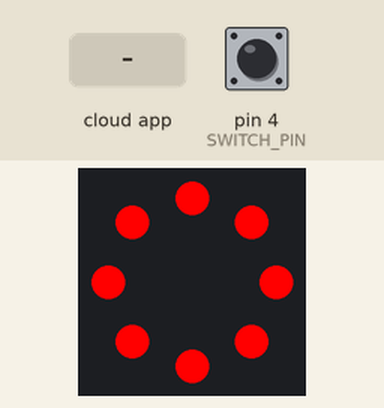
A sketch run on a simulated Arduino Uno, built with avr-gcc and run on an emulated ATmega328P. Parts: 8 RGB LEDs in a ring, first at the top, clockwise. The inputs (shaded band) are chosen by the test bench; at power-on: pin 4 (SWITCH_PIN) HIGH. The ROS host is connected and sends only what is stated.

Above: at 2.2 s.
2.3 s: pin 4 (SWITCH_PIN) pulled LOW for 0.15 s
At 2.41 s:
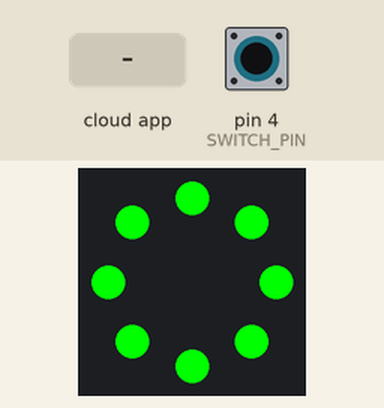
3.9 s: the phone or cloud app sets toggle_led_state to MOVE2WAIT
At 3.94 s:
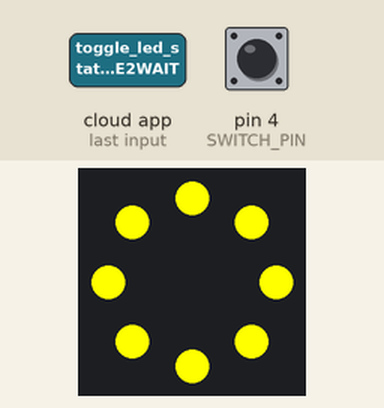
5.4 s: pin 4 (SWITCH_PIN) pulled LOW for 3.2 s
At 6.5 s:
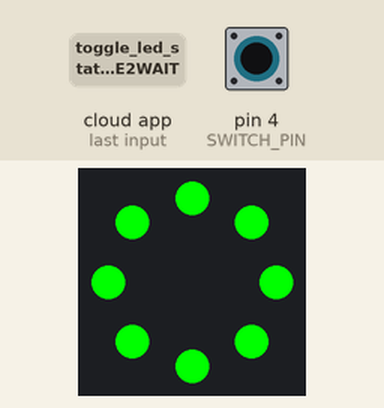
Timing chart, 0 to 10.1 s (numbered marks = the images above; inputs shaded):
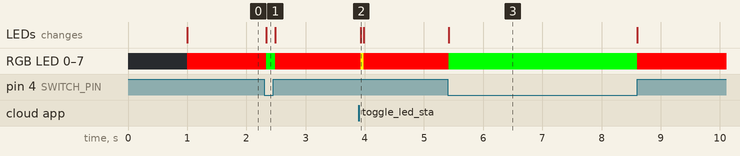

The sketch:

arduino_wall.ino
```cpp
#include "/home/yuyaletsnote/catkin_ws/src/fcsc_toilet/cleaning_toilet/firmware/arduino.hpp"
#include <Adafruit_NeoPixel.h>

//// pin assign setting ////
#define SWITCH_PIN 4
#define LED_DATA_PIN 6
#define NUMPIXELS 8

//// init variable ////
std_msgs::Bool switch_state;

//// LED ////
Adafruit_NeoPixel pixels(NUMPIXELS, LED_DATA_PIN, NEO_GRB + NEO_KHZ800);
void messageCb(const std_msgs::String& toggle_msg);

//// ros /////
ros::NodeHandle nh;
ros::Publisher pub_switch_state("interrupt_switch_state", &switch_state);
ros::Subscriber<std_msgs::String> sub("toggle_led_state", messageCb );

void messageCb(const std_msgs::String& toggle_msg){
	String led_mode = toggle_msg.data;
	pixels.clear();
	if(led_mode == "MOVE")for(int i=0;i<NUMPIXELS;i++)pixels.setPixelColor(i, pixels.Color(255, 0, 0));
	if(led_mode == "MOVE2WAIT")for(int i=0;i<NUMPIXELS;i++)pixels.setPixelColor(i, pixels.Color(255, 255, 0));
	if(led_mode == "WAIT")for(int i=0;i<NUMPIXELS;i++)pixels.setPixelColor(i, pixels.Color(0, 255, 0));
	pixels.show();
}

void publishSwichState()
{
	switch_state.data = digitalRead(SWITCH_PIN);
	pub_switch_state.publish(&switch_state);
	pixels.clear();
	if (digitalRead(SWITCH_PIN))
	{
		for(int i=0;i<NUMPIXELS;i++)pixels.setPixelColor(i, pixels.Color(255, 0, 0));
	}
	else
	{
		for(int i=0;i<NUMPIXELS;i++)pixels.setPixelColor(i, pixels.Color(0, 255, 0));
	}
	pixels.show();
}

void setup()
{
	//// pinMode ////
	pinMode(SWITCH_PIN, INPUT_PULLUP);
	pixels.begin();

	//// nh ////
	nh.initNode();
	nh.advertise(pub_switch_state);
	nh.subscribe(sub);

	delay(1000);
}

void loop()
{
	publishSwichState();
	nh.spinOnce();
	delay(50);
}
```

Measured:
- after the input at 2.3 s, RGB LED 0–7: RGB(255, 0, 0) → RGB(0, 255, 0) at once, → RGB(255, 0, 0) 0.15 s later; the LEDs: change at once (image 1)
- after the input at 3.9 s, RGB LED 0–7: RGB(255, 0, 0) → RGB(255, 255, 0) at once, → RGB(255, 0, 0) 0.05 s later; the LEDs: change at once (image 2)
- after the input at 5.4 s, RGB LED 0–7: RGB(255, 0, 0) → RGB(0, 255, 0) at once, → RGB(255, 0, 0) 3.2 s later; the LEDs: change at once (image 3)
